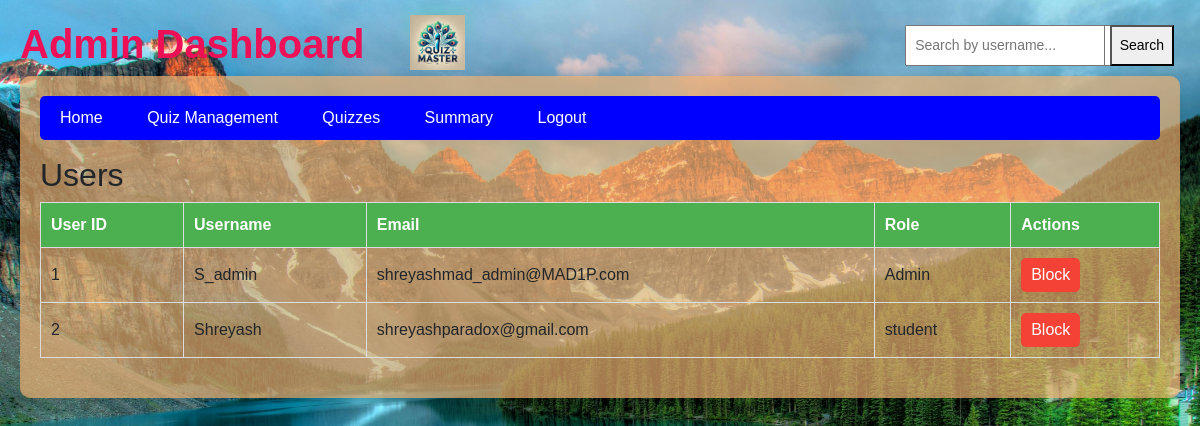
The app's page /admin/dashboard (signed in), older data.
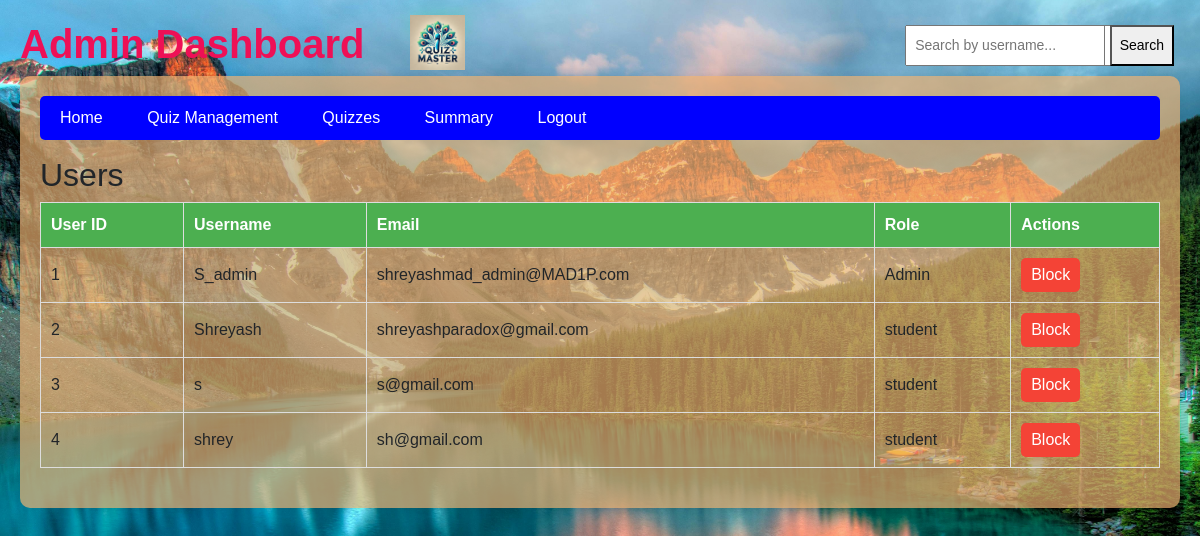
The same page, newer data.
### model/model.py (models this page shows)
class User(db.Model):
    __tablename__ = "users"
    id = db.Column(db.Integer, primary_key=True)
    username = db.Column(db.String(50), nullable=False, unique = True)
    email = db.Column(db.String(50), nullable=False, unique = True)
    password = db.Column(db.String(50), nullable=False)
    roles = db.Column(db.String(10), nullable=False, default="Student")  # 'admin' or 'student'
    scores = db.relationship("Score", back_populates="user")

### controllers/controllers.py (the view)
@controllers.route('/admin/dashboard')
def admin_dashboard():
    if 'user_id' not in session or session.get('role') != 'Admin':
        flash('Unauthorized access.')
        return redirect(url_for('controllers.admin_login'))
    search_query = request.args.get('search', '').strip()  # Get search query from URL
    if search_query:
        users = User.query.filter(User.username.ilike(f"%{search_query}%")).all()  # Case-insensitive search
    else:
        users = User.query.all()  # Fetch all users if no search query
    print(users)
    subjects = Subject.query.all()  # Fetch all subjects for the dashboard
    chapters = Chapter.query.all()  # Fetch all chapters
    quizzes = Quiz.query.all()  # Fetch all quizzes
    questions = Question.query.all()  # Fetch all questions
    return render_template('admin_dashboard.html', users=users, subjects=subjects, chapters=chapters, quizzes=quizzes, questions=questions,search_query = search_query)

### templates/admin_dashboard.html (shortened to what this page needs)
<!DOCTYPE html>
<html lang="en">
<head>
    <link href="https://stackpath.bootstrapcdn.com/bootstrap/4.5.2/css/bootstrap.min.css" rel="stylesheet">
</head>
<body>
    <h1 class ="welcome-text">Admin Dashboard</h1>
    <header class="logo">
        <img src="{{ url_for('static', filename='images/logo.png') }}" alt="Quiz Master Logo" width="55" >
    </header>
    <div class="dashboard-container">
        <div class="nav-bar">
            <div>
                <a href="{{ url_for('controllers.admin_dashboard') }}">Home</a>
                <a href="{{ url_for('controllers.admin_quiz_management') }}">Quiz Management</a>
                <a href="{{ url_for('controllers.admin_quizzes') }}">Quizzes</a>
                <a href="{{ url_for('controllers.admin_summary') }}">Summary</a>
                <a href="{{ url_for('controllers.logout') }}">Logout</a>
            </div>
            <div class="search-container">
            </div>
        </div>
    <div class="search-container">
        <form method="GET" action="{{ url_for('controllers.admin_dashboard') }}">
            <input type="text" name="search" value="{{ search_query }}" placeholder="Search by username...">
            <button type="submit">Search</button>
        </form>
    </div>
    <h2>Users</h2>
    <table>
        <thead>
            <tr>
                <th>User ID</th>
                <th>Username</th>
                <th>Email</th>
                <th>Role</th>
                <th>Actions</th>
            </tr>
        </thead>
        <tbody>
            {% for user in users %}
            <tr>
                <td>{{ user.id }}</td>
                <td>{{ user.username }}</td>
                <td>{{ user.email }}</td>
                <td>{{ user.roles }}</td>
                <td>
                    {% if user.roles == 'blocked' %}
                    <form method="POST" action="{{ url_for('controllers.unblock_user', user_id=user.id) }}" style="display: inline;">
                        <button type="submit" class="action-btn unblock-btn">Unblock</button>
                    </form>
                    {% else %}
                    <form method="POST" action="{{ url_for('controllers.block_user', user_id=user.id) }}" style="display: inline;">
                        <button type="submit" class="action-btn block-btn">Block</button>
                    </form>
                    {% endif %}
                </td>
            </tr>
            {% endfor %}
        </tbody>
    </table>
</div>
</body>
</html>

Row changes from the older to the newer data that the page shows:
added User: id "3", username "s", email "s@gmail.com", roles "student"
added User: id "4", username "shrey", email "sh@gmail.com", roles "student"
